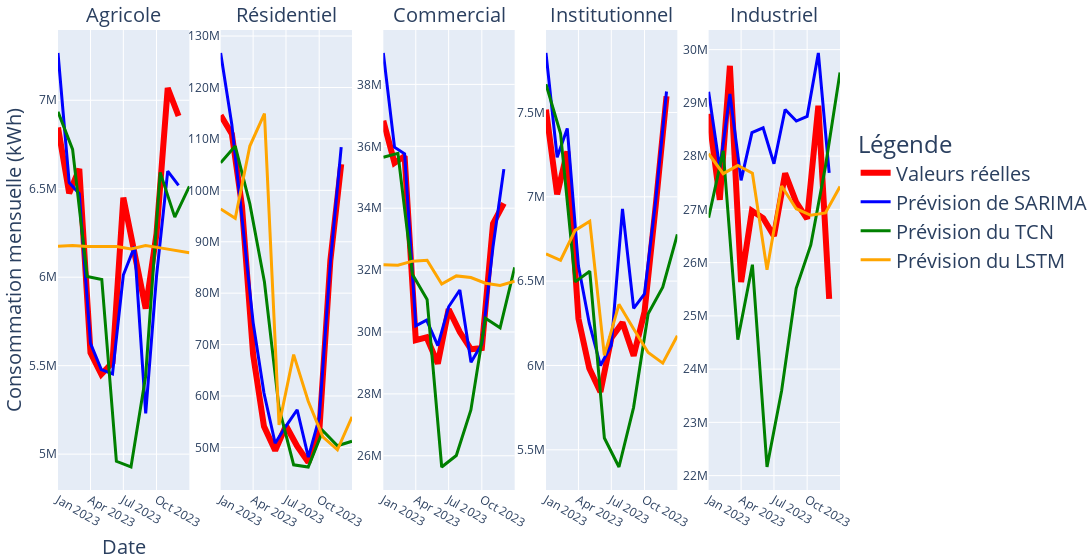

Notebook code for this chart:
### Code cell
from plotly.subplots import make_subplots
from plotly.graph_objects import Scatter

# Define colors for each type of prediction
colors = {
    "Valeurs réelles": "red",
    "Prévision de SARIMA": "blue",
    "Prévision du TCN": "green",
    "Prévision du LSTM": "orange"
}

global_fig = make_subplots(rows=1, cols=5, subplot_titles=["Agricole", "Résidentiel", "Commercial", "Institutionnel", "Industriel"])

def build_preds_df(sector, mrc="Drummond"):
    sarima_preds = pd.read_csv(f"./arima_predictions/{mrc}_{sector}.csv")
    sarima_preds = sarima_preds.rename(columns={"forecast": "SARIMA"})

    lstm_preds = pd.read_csv(f"./lstm_predictions/LSTM_predictions_vs_true_values_{sector}_{mrc}.csv")
    sarima_preds["LSTM"] = lstm_preds["Predictions"]

    sector_mrc = sector + mrc
    tcn_df = pd.read_csv("tcn_preds2.csv")
    tcn_df = tcn_df.melt(id_vars=["time"], value_vars=tcn_df.columns[1:], var_name="sector_mrc", value_name="output")
    tcn_df["sector_mrc"] = tcn_df["sector_mrc"].str.replace("_", "")
    tcn_p = tcn_df[tcn_df["sector_mrc"] == sector_mrc]
    tcn_p = tcn_p.drop(columns=["sector_mrc"])

    sarima_preds["TCN"] = tcn_p["output"].values

    return sarima_preds

i = 1
for sector in df["sector"].unique():
    show_legend = False if i > 1 else True
    preds_df = build_preds_df(sector)
    global_fig.add_trace(
        Scatter(x=preds_df["date"], y=preds_df["total_kwh"], mode='lines', name="Valeurs réelles", line=dict(width=6, color=colors["Valeurs réelles"]), showlegend=show_legend),
        row=1, col=i)
    global_fig.add_trace(
        Scatter(x=preds_df["date"], y=preds_df["SARIMA"], mode='lines', name="Prévision de SARIMA", line=dict(width=3, color=colors["Prévision de SARIMA"]), showlegend=show_legend),
        row=1, col=i)
    global_fig.add_trace(
        Scatter(x=pd.date_range(start="2023-01-01", end="2023-12-31", periods=10), y=preds_df["TCN"], mode='lines', name="Prévision du TCN", line=dict(width=3, color=colors["Prévision du TCN"]), showlegend=show_legend),
        row=1, col=i)
    global_fig.add_trace(
        Scatter(x=pd.date_range(start="2023-01-01", end="2023-12-31", periods=10), y=preds_df["LSTM"], mode='lines', name="Prévision du LSTM", line=dict(width=3, color=colors["Prévision du LSTM"]), showlegend=show_legend),
        row=1, col=i)

    i += 1
    if i > 5:
        break

global_fig.update_layout(
    # title="Prévisions et consommation pour la MRC de Drummond",
    # title_font=dict(size=28),
    xaxis_title="Date",
    yaxis_title="Consommation mensuelle (kWh)",
    yaxis=dict(
        title_font=dict(size=20),
    ),
    xaxis=dict(
        title_font=dict(size=20),
    ),
    legend_title="Légende",
    legend=dict(
        font=dict(
            size=20,
        ),
        yanchor="top",
        y=0.8,
    ),
    margin=dict(l=0, r=0, t=30, b=0),
    width=2000,
        annotations=[
        dict(
            font=dict(size=20),
            showarrow=False,
            text="Agricole",
            x=0.08399999999999999,
            xanchor="center",
            xref="paper",
            y=1.0,
            yanchor="bottom",
            yref="paper",
        ),
        dict(
            font=dict(size=20),
            showarrow=False,
            text="Résidentiel",
            x=0.292,
            xanchor="center",
            xref="paper",
            y=1.0,
            yanchor="bottom",
            yref="paper",
        ),
        dict(
            font=dict(size=20),
            showarrow=False,
            text="Commercial",
            x=0.5,
            xanchor="center",
            xref="paper",
            y=1.0,
            yanchor="bottom",
            yref="paper",
        ),
        dict(
            font=dict(size=20),
            showarrow=False,
            text="Institutionnel",
            x=0.708,
            xanchor="center",
            xref="paper",
            y=1.0,
            yanchor="bottom",
            yref="paper",
        ),
        dict(
            font=dict(size=20),
            showarrow=False,
            text="Industriel",
            x=0.9159999999999999,
            xanchor="center",
            xref="paper",
            y=1.0,
            yanchor="bottom",
            yref="paper",
        ),
    ],
)
global_fig.show()

### Figure 1 — Plotly figure (JSON) as saved in the notebook; plotly's stock layout.template omitted (floating-point values rounded to 4 significant figures)
{"data": [{"line": {"color": "red", "width": 6}, "mode": "lines", "name": "Valeurs réelles", "showlegend": true, "type": "scatter", "x": ["2023-01-01", "2023-02-01", "2023-03-01", "2023-04-01", "2023-05-01", "2023-06-01", "2023-07-01", "2023-08-01", "2023-09-01", "2023-10-01", "2023-11-01", "2023-12-01"], "xaxis": "x", "y": [6846496, 6473865, 6611757, 5573804, 5451344, 5517997, 6449576, 6136128, 5822133, 6246672, 7069067, 6910862], "yaxis": "y"}, {"line": {"color": "blue", "width": 3}, "mode": "lines", "name": "Prévision de SARIMA", "showlegend": true, "type": "scatter", "x": ["2023-01-01", "2023-02-01", "2023-03-01", "2023-04-01", "2023-05-01", "2023-06-01", "2023-07-01", "2023-08-01", "2023-09-01", "2023-10-01", "2023-11-01", "2023-12-01"], "xaxis": "x", "y": [7267000.0, 6534000.0, 6472000.0, 5626000.0, 5478000.0, 5454000.0, 6012000.0, 6173000.0, 5230000.0, 6007000.0, 6600000.0, 6519000.0], "yaxis": "y"}, {"line": {"color": "green", "width": 3}, "mode": "lines", "name": "Prévision du TCN", "showlegend": true, "type": "scatter", "x": ["2023-01-01T00:00:00", "2023-02-10T10:40:00", "2023-03-22T21:20:00", "2023-05-02T08:00:00", "2023-06-11T18:40:00", "2023-07-22T05:20:00", "2023-08-31T16:00:00", "2023-10-11T02:40:00", "2023-11-20T13:20:00", "2023-12-31T00:00:00"], "xaxis": "x", "y": [6934304, 6722189, 6003779, 5987000.0, 4959596, 4927000.0, 5439015, 6592000.0, 6339646, 6513586, 7094000.0, 7670804], "yaxis": "y"}, {"line": {"color": "orange", "width": 3}, "mode": "lines", "name": "Prévision du LSTM", "showlegend": true, "type": "scatter", "x": ["2023-01-01T00:00:00", "2023-02-10T10:40:00", "2023-03-22T21:20:00", "2023-05-02T08:00:00", "2023-06-11T18:40:00", "2023-07-22T05:20:00", "2023-08-31T16:00:00", "2023-10-11T02:40:00", "2023-11-20T13:20:00", "2023-12-31T00:00:00"], "xaxis": "x", "y": [6174000.0, 6179000.0, 6173000.0, 6173000.0, 6174000.0, 6160000.0, 6178000.0, 6165792, 6150376, 6137983, 6152124, 6169280], "yaxis": "y"}, {"line": {"color": "red", "width": 6}, "mode": "lines", "name": "Valeurs réelles", "showlegend": false, "type": "scatter", "x": ["2023-01-01", "2023-02-01", "2023-03-01", "2023-04-01", "2023-05-01", "2023-06-01", "2023-07-01", "2023-08-01", "2023-09-01", "2023-10-01", "2023-11-01", "2023-12-01"], "xaxis": "x2", "y": [114583751, 110966554, 96965253, 68029109, 54099831, 49392853, 54227409, 50238523, 47090945, 52815581, 86391384, 105075818], "yaxis": "y2"}, {"line": {"color": "blue", "width": 3}, "mode": "lines", "name": "Prévision de SARIMA", "showlegend": false, "type": "scatter", "x": ["2023-01-01", "2023-02-01", "2023-03-01", "2023-04-01", "2023-05-01", "2023-06-01", "2023-07-01", "2023-08-01", "2023-09-01", "2023-10-01", "2023-11-01", "2023-12-01"], "xaxis": "x2", "y": [126700000.0, 112700000.0, 94750000.0, 74270000.0, 60590000.0, 50820000.0, 54150000.0, 57320000.0, 48110000.0, 55720000.0, 85930000.0, 108400000.0], "yaxis": "y2"}, {"line": {"color": "green", "width": 3}, "mode": "lines", "name": "Prévision du TCN", "showlegend": false, "type": "scatter", "x": ["2023-01-01T00:00:00", "2023-02-10T10:40:00", "2023-03-22T21:20:00", "2023-05-02T08:00:00", "2023-06-11T18:40:00", "2023-07-22T05:20:00", "2023-08-31T16:00:00", "2023-10-11T02:40:00", "2023-11-20T13:20:00", "2023-12-31T00:00:00"], "xaxis": "x2", "y": [105371370, 108613620, 97366930, 82178270, 57674356, 46617828, 46192976, 53249588, 50317900, 51201524, 57729052, 89708200], "yaxis": "y2"}, {"line": {"color": "orange", "width": 3}, "mode": "lines", "name": "Prévision du LSTM", "showlegend": false, "type": "scatter", "x": ["2023-01-01T00:00:00", "2023-02-10T10:40:00", "2023-03-22T21:20:00", "2023-05-02T08:00:00", "2023-06-11T18:40:00", "2023-07-22T05:20:00", "2023-08-31T16:00:00", "2023-10-11T02:40:00", "2023-11-20T13:20:00", "2023-12-31T00:00:00"], "xaxis": "x2", "y": [96367944, 94572536, 108615064, 114904320, 54371040, 68048570, 58967340, 52058640, 49526360, 55949396, 63206750, 71224030], "yaxis": "y2"}, {"line": {"color": "red", "width": 6}, "mode": "lines", "name": "Valeurs réelles", "showlegend": false, "type": "scatter", "x": ["2023-01-01", "2023-02-01", "2023-03-01", "2023-04-01", "2023-05-01", "2023-06-01", "2023-07-01", "2023-08-01", "2023-09-01", "2023-10-01", "2023-11-01", "2023-12-01"], "xaxis": "x3", "y": [36830000.0, 35460000.0, 35680000.0, 29740000.0, 29830000.0, 28980000.0, 30740000.0, 30000000.0, 29440000.0, 29480000.0, 33500000.0, 34150000.0], "yaxis": "y3"}, {"line": {"color": "blue", "width": 3}, "mode": "lines", "name": "Prévision de SARIMA", "showlegend": false, "type": "scatter", "x": ["2023-01-01", "2023-02-01", "2023-03-01", "2023-04-01", "2023-05-01", "2023-06-01", "2023-07-01", "2023-08-01", "2023-09-01", "2023-10-01", "2023-11-01", "2023-12-01"], "xaxis": "x3", "y": [39010000.0, 35970000.0, 35760000.0, 30200000.0, 30390000.0, 29560000.0, 30820000.0, 31360000.0, 29020000.0, 29610000.0, 32760000.0, 35260000.0], "yaxis": "y3"}, {"line": {"color": "green", "width": 3}, "mode": "lines", "name": "Prévision du TCN", "showlegend": false, "type": "scatter", "x": ["2023-01-01T00:00:00", "2023-02-10T10:40:00", "2023-03-22T21:20:00", "2023-05-02T08:00:00", "2023-06-11T18:40:00", "2023-07-22T05:20:00", "2023-08-31T16:00:00", "2023-10-11T02:40:00", "2023-11-20T13:20:00", "2023-12-31T00:00:00"], "xaxis": "x3", "y": [35644820, 35769932, 31859858, 31050140, 25637250, 26008764, 27482364, 30444466, 30137162, 32087024, 32479810, 35399756], "yaxis": "y3"}, {"line": {"color": "orange", "width": 3}, "mode": "lines", "name": "Prévision du LSTM", "showlegend": false, "type": "scatter", "x": ["2023-01-01T00:00:00", "2023-02-10T10:40:00", "2023-03-22T21:20:00", "2023-05-02T08:00:00", "2023-06-11T18:40:00", "2023-07-22T05:20:00", "2023-08-31T16:00:00", "2023-10-11T02:40:00", "2023-11-20T13:20:00", "2023-12-31T00:00:00"], "xaxis": "x3", "y": [32176500, 32158340, 32289008, 32319692, 31549098, 31812434, 31760170, 31574140, 31503276, 31642204, 31790838, 31892872], "yaxis": "y3"}, {"line": {"color": "red", "width": 6}, "mode": "lines", "name": "Valeurs réelles", "showlegend": false, "type": "scatter", "x": ["2023-01-01", "2023-02-01", "2023-03-01", "2023-04-01", "2023-05-01", "2023-06-01", "2023-07-01", "2023-08-01", "2023-09-01", "2023-10-01", "2023-11-01", "2023-12-01"], "xaxis": "x4", "y": [7517000.0, 7014000.0, 7268000.0, 6278000.0, 5983000.0, 5843000.0, 6163000.0, 6254000.0, 6057000.0, 6317000.0, 6946000.0, 7596000.0], "yaxis": "y4"}, {"line": {"color": "blue", "width": 3}, "mode": "lines", "name": "Prévision de SARIMA", "showlegend": false, "type": "scatter", "x": ["2023-01-01", "2023-02-01", "2023-03-01", "2023-04-01", "2023-05-01", "2023-06-01", "2023-07-01", "2023-08-01", "2023-09-01", "2023-10-01", "2023-11-01", "2023-12-01"], "xaxis": "x4", "y": [7853000.0, 7234000.0, 7406000.0, 6589000.0, 6250000.0, 5999000.0, 6120000.0, 6928000.0, 6339000.0, 6425000.0, 6978000.0, 7624000.0], "yaxis": "y4"}, {"line": {"color": "green", "width": 3}, "mode": "lines", "name": "Prévision du TCN", "showlegend": false, "type": "scatter", "x": ["2023-01-01T00:00:00", "2023-02-10T10:40:00", "2023-03-22T21:20:00", "2023-05-02T08:00:00", "2023-06-11T18:40:00", "2023-07-22T05:20:00", "2023-08-31T16:00:00", "2023-10-11T02:40:00", "2023-11-20T13:20:00", "2023-12-31T00:00:00"], "xaxis": "x4", "y": [7667000.0, 7376000.0, 6495689, 6558903, 5570154, 5398000.0, 5750111, 6306420, 6464000.0, 6777167, 7174319, 7543000.0], "yaxis": "y4"}, {"line": {"color": "orange", "width": 3}, "mode": "lines", "name": "Prévision du LSTM", "showlegend": false, "type": "scatter", "x": ["2023-01-01T00:00:00", "2023-02-10T10:40:00", "2023-03-22T21:20:00", "2023-05-02T08:00:00", "2023-06-11T18:40:00", "2023-07-22T05:20:00", "2023-08-31T16:00:00", "2023-10-11T02:40:00", "2023-11-20T13:20:00", "2023-12-31T00:00:00"], "xaxis": "x4", "y": [6661000.0, 6624000.0, 6800883, 6855000.0, 6060000.0, 6362000.0, 6217933, 6076346, 6014000.0, 6176000.0, 6294703, 6386121], "yaxis": "y4"}, {"line": {"color": "red", "width": 6}, "mode": "lines", "name": "Valeurs réelles", "showlegend": false, "type": "scatter", "x": ["2023-01-01", "2023-02-01", "2023-03-01", "2023-04-01", "2023-05-01", "2023-06-01", "2023-07-01", "2023-08-01", "2023-09-01", "2023-10-01", "2023-11-01", "2023-12-01"], "xaxis": "x5", "y": [28790000.0, 27180000.0, 29700000.0, 25640000.0, 26970000.0, 26840000.0, 26500000.0, 27680000.0, 27130000.0, 26820000.0, 28950000.0, 25320000.0], "yaxis": "y5"}, {"line": {"color": "blue", "width": 3}, "mode": "lines", "name": "Prévision de SARIMA", "showlegend": false, "type": "scatter", "x": ["2023-01-01", "2023-02-01", "2023-03-01", "2023-04-01", "2023-05-01", "2023-06-01", "2023-07-01", "2023-08-01", "2023-09-01", "2023-10-01", "2023-11-01", "2023-12-01"], "xaxis": "x5", "y": [29210000.0, 27770000.0, 29170000.0, 27550000.0, 28440000.0, 28530000.0, 27860000.0, 28880000.0, 28660000.0, 28750000.0, 29940000.0, 27690000.0], "yaxis": "y5"}, {"line": {"color": "green", "width": 3}, "mode": "lines", "name": "Prévision du TCN", "showlegend": false, "type": "scatter", "x": ["2023-01-01T00:00:00", "2023-02-10T10:40:00", "2023-03-22T21:20:00", "2023-05-02T08:00:00", "2023-06-11T18:40:00", "2023-07-22T05:20:00", "2023-08-31T16:00:00", "2023-10-11T02:40:00", "2023-11-20T13:20:00", "2023-12-31T00:00:00"], "xaxis": "x5", "y": [26843072, 28099284, 24553548, 25961034, 22161604, 23592388, 25516170, 26332216, 27802180, 29568974, 29576362, 30656044], "yaxis": "y5"}, {"line": {"color": "orange", "width": 3}, "mode": "lines", "name": "Prévision du LSTM", "showlegend": false, "type": "scatter", "x": ["2023-01-01T00:00:00", "2023-02-10T10:40:00", "2023-03-22T21:20:00", "2023-05-02T08:00:00", "2023-06-11T18:40:00", "2023-07-22T05:20:00", "2023-08-31T16:00:00", "2023-10-11T02:40:00", "2023-11-20T13:20:00", "2023-12-31T00:00:00"], "xaxis": "x5", "y": [28045258, 27670082, 27823558, 27677842, 25866480, 27439622, 27011480, 26889346, 26932872, 27427486, 27641544, 27681802], "yaxis": "y5"}], "layout": {"annotations": [{"font": {"size": 20}, "showarrow": false, "text": "Agricole", "x": 0.084, "xanchor": "center", "xref": "paper", "y": 1, "yanchor": "bottom", "yref": "paper"}, {"font": {"size": 20}, "showarrow": false, "text": "Résidentiel", "x": 0.292, "xanchor": "center", "xref": "paper", "y": 1, "yanchor": "bottom", "yref": "paper"}, {"font": {"size": 20}, "showarrow": false, "text": "Commercial", "x": 0.5, "xanchor": "center", "xref": "paper", "y": 1, "yanchor": "bottom", "yref": "paper"}, {"font": {"size": 20}, "showarrow": false, "text": "Institutionnel", "x": 0.708, "xanchor": "center", "xref": "paper", "y": 1, "yanchor": "bottom", "yref": "paper"}, {"font": {"size": 20}, "showarrow": false, "text": "Industriel", "x": 0.916, "xanchor": "center", "xref": "paper", "y": 1, "yanchor": "bottom", "yref": "paper"}], "legend": {"font": {"size": 20}, "title": {"text": "Légende"}, "y": 0.8, "yanchor": "top"}, "margin": {"b": 0, "l": 0, "r": 0, "t": 30}, "width": 2000, "xaxis": {"anchor": "y", "domain": [0, 0.168], "title": {"font": {"size": 20}, "text": "Date"}}, "xaxis2": {"anchor": "y2", "domain": [0.208, 0.376]}, "xaxis3": {"anchor": "y3", "domain": [0.416, 0.584]}, "xaxis4": {"anchor": "y4", "domain": [0.624, 0.792]}, "xaxis5": {"anchor": "y5", "domain": [0.832, 1]}, "yaxis": {"anchor": "x", "domain": [0, 1], "title": {"font": {"size": 20}, "text": "Consommation mensuelle (kWh)"}}, "yaxis2": {"anchor": "x2", "domain": [0, 1]}, "yaxis3": {"anchor": "x3", "domain": [0, 1]}, "yaxis4": {"anchor": "x4", "domain": [0, 1]}, "yaxis5": {"anchor": "x5", "domain": [0, 1]}}}
